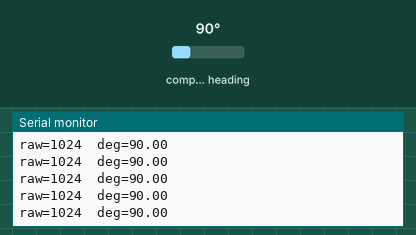
The sketch below on a simulated Arduino Uno, built with avr-gcc and run on an emulated ATmega328P. Parts: the last lines printed to the serial monitor. Wiring (inferred from the names in the program): AS5600 angle sensor at I2C address 0x36. The inputs (shaded band) are chosen by the test bench; at power-on: compass heading 90°.

Above: at 1.3 s.
1.4 s: compass heading set to 7°
At 1.42 s:
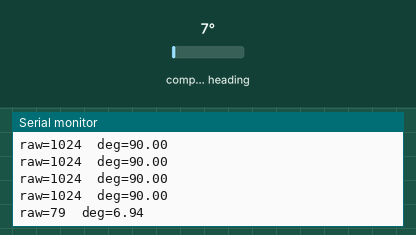
2.9 s: compass heading set to 180°
At 2.94 s:
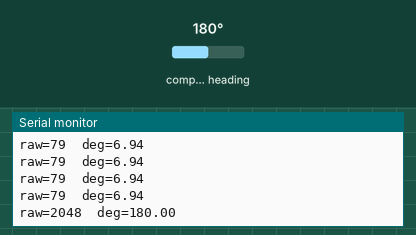
Timing chart, 0 to 5.9 s (numbered marks = the images above; inputs shaded):
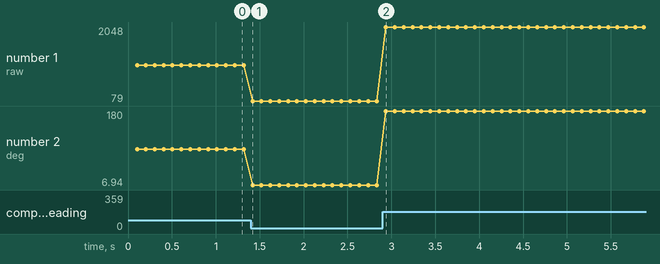

Measured:
- after the input at 1.4 s, the serial monitor: prints a new line at once (image 1)
- after the input at 2.9 s, the serial monitor: prints a new line at once (image 2)
- plotted number 1: 1024 → 79 after the input at 1.4 s, 79 → 2048 after the input at 2.9 s
- plotted number 2: 90 → 6.94 after the input at 1.4 s, 6.94 → 180 after the input at 2.9 s

The sketch:

magnetic-encoder.ino
```cpp
// AS5600 simple serial output (raw angle and degrees)
// I2C address: 0x36
// Wiring: VCC->5V/3.3V, GND->GND, SDA->A4 (UNO), SCL->A5 (UNO)

#include <Wire.h>

const uint8_t AS5600_ADDR = 0x36;
const uint8_t RAW_ANGLE_MSB = 0x0C;

uint16_t readRawAngle() {
  Wire.beginTransmission(AS5600_ADDR);
  Wire.write(RAW_ANGLE_MSB);
  if (Wire.endTransmission(false) != 0) {
    return 0xFFFF; // error
  }

  Wire.requestFrom(AS5600_ADDR, (uint8_t)2);
  if (Wire.available() < 2) {
    return 0xFFFF; // error
  }

  uint8_t msb = Wire.read();
  uint8_t lsb = Wire.read();
  return ((uint16_t)msb << 8) | lsb; // 12-bit value in bits [11:0]
}

void setup() {
  Serial.begin(115200);
  Wire.begin();
  delay(100);
  Serial.println("AS5600 raw angle (0-4095) and degrees");
}

void loop() {
  uint16_t raw = readRawAngle();
  if (raw == 0xFFFF) {
    Serial.println("I2C read error");
  } else {
    raw &= 0x0FFF; // 12-bit mask
    float degrees = (raw * 360.0f) / 4096.0f;
    Serial.print("raw=");
    Serial.print(raw);
    Serial.print("  deg=");
    Serial.println(degrees, 2);
  }
  delay(100);
}
```
